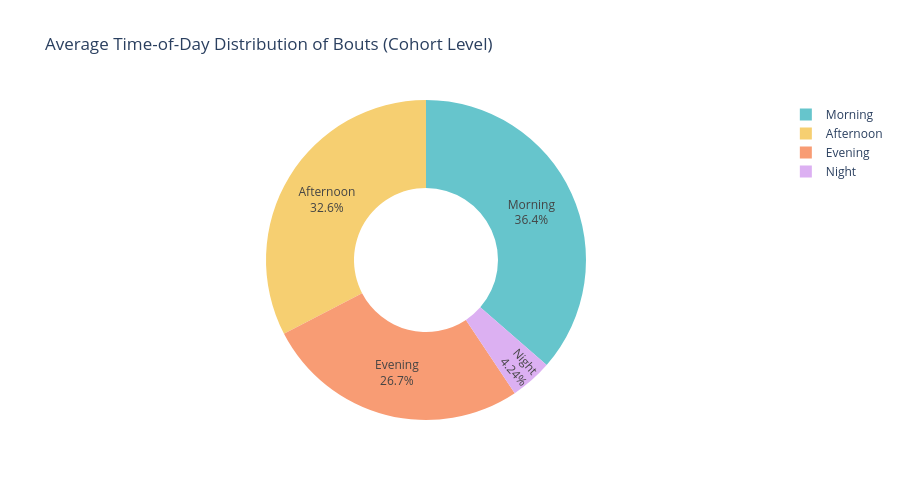
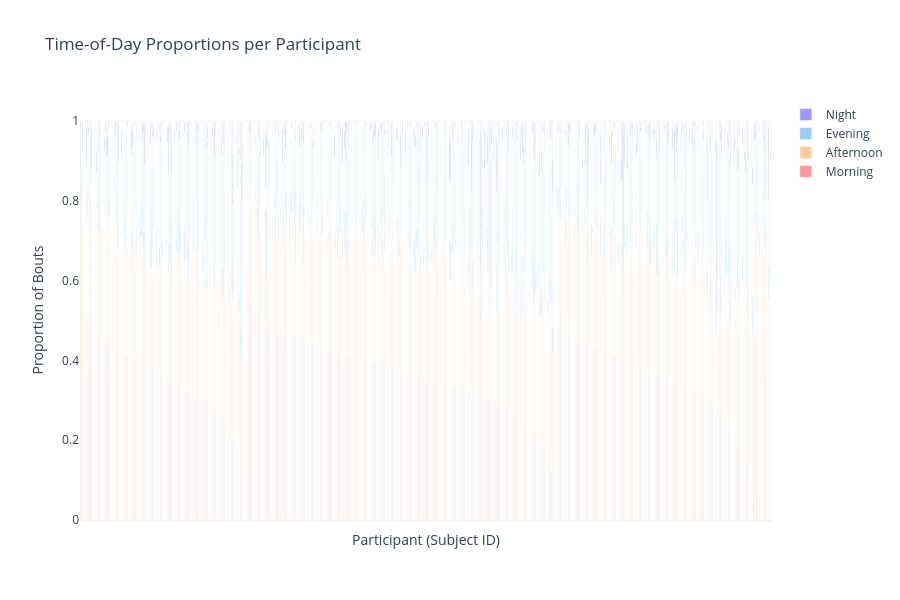

These figures' notebook cell, in order:
### Code cell
import pandas as pd

tod_cols = [
    'tod_morning_proportion', 
    'tod_afternoon_proportion', 
    'tod_evening_proportion', 
    'tod_night_proportion'
]

# ---- Plot A: Cohort Average Donut Chart ----
tod_means = summary[tod_cols].mean().reset_index()
tod_means.columns = ['Time of Day', 'Proportion']
# Clean up labels for display
tod_means['Time of Day'] = tod_means['Time of Day'].str.replace('tod_', '').str.replace('_proportion', '').str.title()

fig_pie = px.pie(
    tod_means, 
    values='Proportion', 
    names='Time of Day',
    title="Average Time-of-Day Distribution of Bouts (Cohort Level)",
    hole=0.45,
    color_discrete_sequence=px.colors.qualitative.Pastel
)
fig_pie.update_traces(textposition='inside', textinfo='percent+label')
fig_pie.update_layout(template="plotly_white", height=500)
fig_pie.show()

# ---- Plot B: Individual Participant Stacked Bar ----
# Sorting participants by morning proportion to make the chart readable
sorted_summary = summary.sort_values(by='tod_morning_proportion', ascending=False).dropna(subset=tod_cols)

fig_bar = go.Figure()
colors = ['#FF9999', '#FFCC99', '#99CCFF', '#9999FF'] # Morning, Afternoon, Evening, Night

for i, col in enumerate(tod_cols):
    name = col.replace('tod_', '').replace('_proportion', '').title()
    fig_bar.add_trace(go.Bar(
        x=sorted_summary['sub_id'].astype(str),
        y=sorted_summary[col],
        name=name,
        marker_color=colors[i]
    ))

fig_bar.update_layout(
    title="Time-of-Day Proportions per Participant",
    xaxis_title="Participant (Subject ID)",
    yaxis_title="Proportion of Bouts",
    barmode='stack',
    template="plotly_white",
    height=600,
    xaxis={'categoryorder':'total descending', 'showticklabels': False} # Hide labels if too many subjects
)
fig_bar.show()

### Figure 1 — Plotly figure (JSON) as saved in the notebook; plotly's stock layout.template omitted (floating-point values rounded to 4 significant figures)
{"data": [{"domain": {"x": [0.0, 1.0], "y": [0.0, 1.0]}, "hole": 0.45, "hovertemplate": "Time of Day=%{label}<br>Proportion=%{value}<extra></extra>", "labels": ["Morning", "Afternoon", "Evening", "Night"], "legendgroup": "", "name": "", "showlegend": true, "values": [0.364, 0.3262, 0.2674, 0.0424], "type": "pie", "textinfo": "percent+label", "textposition": "inside"}], "layout": {"legend": {"tracegroupgap": 0}, "title": {"text": "Average Time-of-Day Distribution of Bouts (Cohort Level)"}, "piecolorway": ["rgb(102, 197, 204)", "rgb(246, 207, 113)", "rgb(248, 156, 116)", "rgb(220, 176, 242)", "rgb(135, 197, 95)", "rgb(158, 185, 243)", "rgb(254, 136, 177)", "rgb(201, 219, 116)", "rgb(139, 224, 164)", "rgb(180, 151, 231)", "rgb(179, 179, 179)"], "height": 500}}

### Figure 2 — Plotly figure (JSON) as saved in the notebook; plotly's stock layout.template omitted (floating-point values rounded to 4 significant figures; data arrays with more than 128 entries replaced by an {"elided": "..."} marker saying what was removed)
{"data": [{"marker": {"color": "#FF9999"}, "name": "Morning", "x": {"elided": "1998 str values"}, "y": {"elided": "1998 float values"}, "type": "bar"}, {"marker": {"color": "#FFCC99"}, "name": "Afternoon", "x": {"elided": "1998 str values"}, "y": {"elided": "1998 float values"}, "type": "bar"}, {"marker": {"color": "#99CCFF"}, "name": "Evening", "x": {"elided": "1998 str values"}, "y": {"elided": "1998 float values"}, "type": "bar"}, {"marker": {"color": "#9999FF"}, "name": "Night", "x": {"elided": "1998 str values"}, "y": {"elided": "1998 float values"}, "type": "bar"}], "layout": {"xaxis": {"title": {"text": "Participant (Subject ID)"}, "categoryorder": "total descending", "showticklabels": false}, "title": {"text": "Time-of-Day Proportions per Participant"}, "yaxis": {"title": {"text": "Proportion of Bouts"}}, "barmode": "stack", "height": 600}}
